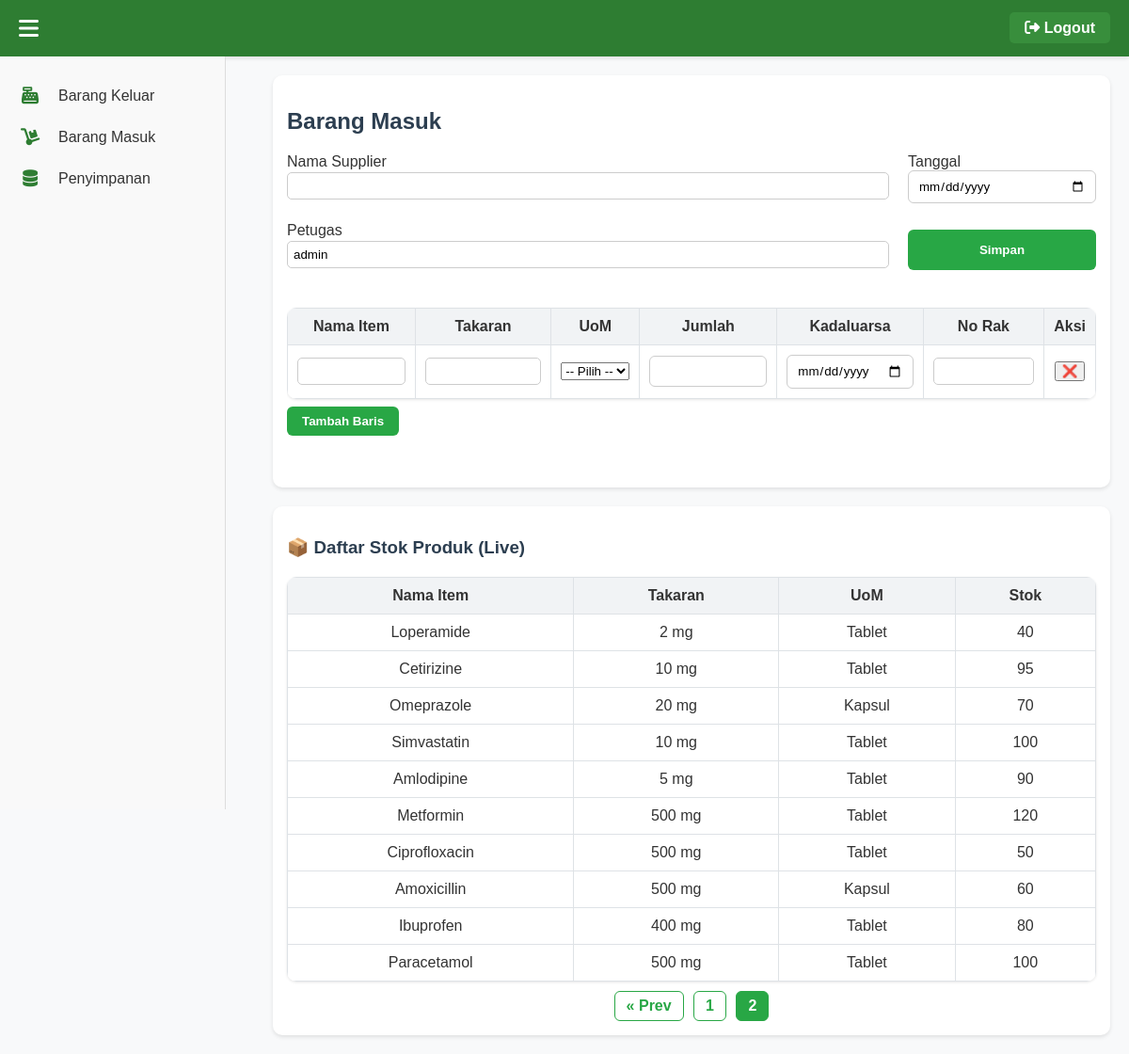
The app's page /barang_masuk.php?page=2 (signed in) with its own data.
### tables this page shows
CREATE TABLE `produk` (
  `id` int(11) NOT NULL,
  `nama_item` varchar(100) DEFAULT NULL,
  `takaran` varchar(50) DEFAULT NULL,
  `stok` int(11) DEFAULT 0,
  `uom` varchar(50) DEFAULT NULL
);

### barang_masuk.php (the view, shortened to what this page needs)
<?php
include 'config.php';
?>
<!DOCTYPE html>
<html lang="id">
<head>
    <link rel="stylesheet" href="style.css">
</head>
<body>
<?php include 'header.php'; ?>
<div class="container">
<div class="left-panel">
    <h2>Barang Masuk</h2>
    <form method="POST">
        <div class="form-container">
                <label><span>Nama Supplier</span><input type="text" name="nama_supplier" required></label>
                <label><span>Tanggal</span><input type="date" name="tanggal" required></label>
                <label><span>Petugas</span><input type="text" name="petugas" value="<?= $_SESSION['username'] ?>" required></label>
                <button type="submit" name="simpan" class="btn-simpan">Simpan</button>
            </div>
        <div class="table-container">
            <table id="barang-table">
            <thead>
    <tr>
        <th>Nama Item</th>
        <th>Takaran</th>
        <th>UoM</th>
        <th>Jumlah</th>
        <th>Kadaluarsa</th>
        <th>No Rak</th>
        <th>Aksi</th>
    </tr>
</thead>
<tbody>
    <tr>
        <td><input type="text" name="nama_item[]"></td>
        <td><input type="text" name="takaran[]"></td>
        <td>
            <select name="uom[]">
                <option value="">-- Pilih --</option>
            </select>
        </td>
        <td><input type="number" name="jumlah_tablet[]"></td>
        <td><input type="date" name="kadaluarsa[]"></td>
        <td><input type="text" name="no_rak[]"></td>
        <td><button type="button" onclick="hapusBaris(this)">❌</button></td>
    </tr>
</tbody>
            </table>
            <button type="button" class="btn-tambah" onclick="tambahBaris()">Tambah Baris</button>
        </div>
        </div>
    <div class="right-panel">
    <h3>📦 Daftar Stok Produk (Live)</h3>
    <table>
        <thead>
            <tr>
                <th>Nama Item</th>
                <th>Takaran</th>
                <th>UoM</th>
                <th>Stok</th>
            </tr>
        </thead>
        <tbody>
            <?php
            $limit = 10;
            $page = isset($_GET['page']) ? (int)$_GET['page'] : 1;
            $start = ($page - 1) * $limit;
            $total_result = $conn->query("SELECT COUNT(*) as total FROM produk");
            $total_row = $total_result->fetch_assoc();
            $total_items = $total_row['total'];
            $total_pages = ceil($total_items / $limit);
            $stok_produk = $conn->query("SELECT * FROM produk ORDER BY id DESC LIMIT $start, $limit");
            if ($stok_produk->num_rows > 0):
                while ($row = $stok_produk->fetch_assoc()):
            ?>
            <tr>
                <td><?= htmlspecialchars($row['nama_item']) ?></td>
                <td><?= htmlspecialchars($row['takaran']) ?></td>
                <td><?= htmlspecialchars($row['uom']) ?></td>
                <td><?= htmlspecialchars($row['stok']) ?></td>
            </tr>
            <?php
                endwhile;
            else:
            ?>
            <tr><td colspan="4" style="text-align:center; color:gray;">Belum ada data stok.</td></tr>
            <?php endif; ?>
            </tbody>
</table>
<div style="text-align:center; margin-top:10px;">
<?php if ($page > 1): ?>
            <a href="?page=<?= $page - 1 ?>" class="pagination-btn">&laquo; Prev</a>
        <?php endif; ?>
    <?php for ($i = 1; $i <= $total_pages; $i++): ?>
            <a href="?page=<?= $i ?>" class="pagination-btn <?= ($i == $page) ? 'active' : '' ?>"><?= $i ?></a>
        <?php endfor; ?>
</div>
</div>
</div>
</body>
</html>

### style.css (style rules this page uses)
* { box-sizing: border-box; font-family: Arial, sans-serif; }
body { margin: 0; padding: 0; background: #f8f9fa; }
.container { display: flex; flex-wrap: wrap; gap: 20px; }
.left-panel, .right-panel { flex: 1 1 48%; background: #fff; padding: 15px; border-radius: 10px; box-shadow: 0 2px 4px rgba(0,0,0,0.1); }
table { border-collapse: collapse; width: 100%; margin-top: 10px; }
th, td { border: 1px solid #dee2e6; padding: 10px; text-align: center; }
th { background-color: #f1f3f5; }
input[type="text"] { width: 100%; padding: 6px; margin: 2px 0; border-radius: 5px; border: 1px solid #ccc; }
.btn-tambah, .btn-simpan, .btn-cetak { background-color: #28a745; color: white; padding: 8px 16px; border: none; border-radius: 6px; font-weight: bold; cursor: pointer; transition: background-color 0.2s; }

### barang_masuk.php (style rules this page uses)
* { box-sizing: border-box; font-family: 'Segoe UI', Tahoma, Geneva, Verdana, sans-serif; }
body { margin: 0; padding: 0; background-color: #f4f6f9; color: #333; }
.container { padding: 20px; display: flex; flex-wrap: wrap; gap: 20px; margin-left: 270px; }
.left-panel, .right-panel { flex: 1 1 48%; background: #fff; padding: 15px; border-radius: 10px; box-shadow: 0 2px 6px rgba(0,0,0,0.1); }
h2, h3 { color: #2c3e50; margin-bottom: 20px; }
.form-container { display: grid; grid-template-columns: 1fr 200px; gap: 20px; margin-bottom: 30px; }
input[type="text"], input[type="date"], input[type="number"] { width: 100%; padding: 8px 10px; border: 1px solid #ccc; border-radius: 6px; }
.btn-simpan, .btn-tambah { background-color: #28a745; color: #fff; border: none; padding: 10px 20px; border-radius: 8px; font-weight: bold; cursor: pointer; margin-top: 8px; }
.table-container { overflow-x: auto; margin-bottom: 40px; }
table { width: 100%; border-collapse: collapse; background-color: #fff; border-radius: 10px; overflow: hidden; box-shadow: 0 1px 3px rgba(0,0,0,0.1); }
th, td { padding: 12px; border: 1px solid #e1e5ea; text-align: center; }
th { background-color: #f1f3f5; font-weight: bold; color: #333; }
.pagination-btn { display: inline-block; margin: 0 3px; padding: 6px 12px; border: 1px solid #28a745; border-radius: 6px; text-decoration: none; color: #28a745; font-weight: bold; background-color: #fff; transition: background-color 0.2s, color 0.2s; }
.pagination-btn.active { background-color: #28a745; color: #fff; pointer-events: none; }

### header.php (style rules this page uses)
body { margin: 0; font-family: 'Segoe UI', Tahoma, Geneva, Verdana, sans-serif; }

### records on screen
produk: nama_item "Loperamide", takaran "2 mg", uom "Tablet", stok "40"
produk: nama_item "Cetirizine", takaran "10 mg", uom "Tablet", stok "95"
produk: nama_item "Omeprazole", takaran "20 mg", uom "Kapsul", stok "70"
produk: nama_item "Simvastatin", takaran "10 mg", uom "Tablet", stok "100"
produk: nama_item "Amlodipine", takaran "5 mg", uom "Tablet", stok "90"
produk: nama_item "Metformin", takaran "500 mg", uom "Tablet", stok "120"
produk: nama_item "Ciprofloxacin", takaran "500 mg", uom "Tablet", stok "50"
produk: nama_item "Amoxicillin", takaran "500 mg", uom "Kapsul", stok "60"
produk: nama_item "Ibuprofen", takaran "400 mg", uom "Tablet", stok "80"
produk: nama_item "Paracetamol", takaran "500 mg", uom "Tablet", stok "100"
